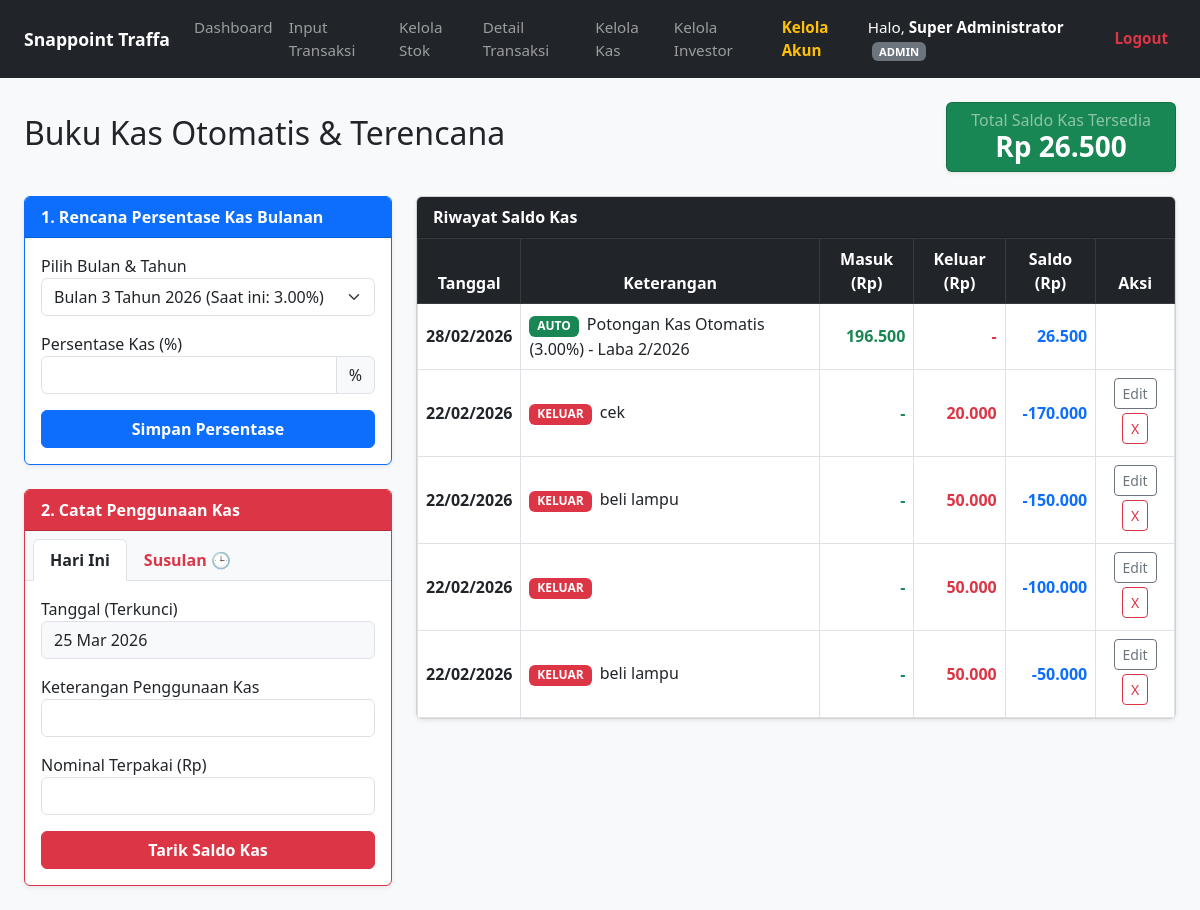
The app's page /kelola_kas.php (signed in) with its own data.
### tables this page shows
CREATE TABLE `buku_kas` (
  `id_kas` int(11) NOT NULL,
  `tanggal` date NOT NULL,
  `tipe` enum('MASUK','KELUAR') NOT NULL,
  `keterangan` varchar(255) NOT NULL,
  `nominal` decimal(15,2) NOT NULL,
  `waktu_input` datetime DEFAULT current_timestamp(),
  `is_edited` tinyint(1) DEFAULT 0,
  `alasan_edit` varchar(255) DEFAULT NULL,
  `waktu_edit` datetime DEFAULT NULL,
  `is_backdated` tinyint(1) DEFAULT 0,
  `alasan_backdate` varchar(255) DEFAULT NULL
);

### kelola_kas.php (the view, shortened to what this page needs)
<?php
require_once 'config.php';
$current_year = (int)date('Y');
$current_month = (int)date('n');
$stmtSetting = $pdo->query("SELECT * FROM setting_kas ORDER BY tahun ASC, bulan ASC");
$persen_map = [];
foreach($stmtSetting->fetchAll(PDO::FETCH_ASSOC) as $s) {
    $key = sprintf("%04d-%02d", $s['tahun'], $s['bulan']);
    $persen_map[$key] = $s['persentase'];
}
function getPersenKas($thn, $bln, $persen_map) {
    $target = sprintf("%04d-%02d", $thn, $bln);
    $last_val = 3;
    ksort($persen_map);
    foreach($persen_map as $k => $v) {
        if ($k <= $target) { $last_val = $v; } else { break; }
    }
    return $last_val;
}
$histori_kas = [];
$stmtRekap = $pdo->query("SELECT tahun, bulan, laba_bersih FROM rekap_laba_bulanan ORDER BY tahun ASC, bulan ASC");
foreach ($stmtRekap->fetchAll(PDO::FETCH_ASSOC) as $row) {
    $thn = (int)$row['tahun'];
    $bln = (int)$row['bulan'];
    $laba = $row['laba_bersih'];
    $is_completed = ($thn < $current_year) || ($thn == $current_year && $bln < $current_month);
    if ($is_completed && $laba > 0) {
        $persen = getPersenKas($thn, $bln, $persen_map);
        $nominal = $laba * ($persen / 100);
        $tgl_virtual = date("Y-m-t", strtotime("$thn-$bln-01"));
        $histori_kas[] = [
            'tanggal' => $tgl_virtual,
            'waktu_input' => "$tgl_virtual 23:59:59",
            'tipe' => 'MASUK_OTOMATIS',
            'keterangan' => "Potongan Kas Otomatis ($persen%) - Laba $bln/$thn",
            'masuk' => $nominal, 'keluar' => 0, 'id_kas' => null,
            'is_edited' => 0, 'is_backdated' => 0,
            'alasan_edit' => null, 'alasan_backdate' => null
        ];
    }
}
$stmtBukuKas = $pdo->query("SELECT * FROM buku_kas ORDER BY tanggal ASC, waktu_input ASC");
foreach ($stmtBukuKas->fetchAll(PDO::FETCH_ASSOC) as $row) {
    $histori_kas[] = [
        'tanggal' => $row['tanggal'],
        'waktu_input' => $row['waktu_input'],
        'tipe' => $row['tipe'],
        'keterangan' => $row['keterangan'],
        'masuk' => ($row['tipe'] == 'MASUK') ? $row['nominal'] : 0,
        'keluar' => ($row['tipe'] == 'KELUAR') ? $row['nominal'] : 0,
        'id_kas' => isset($row['id_kas']) ? $row['id_kas'] : null,
        'is_edited' => isset($row['is_edited']) ? $row['is_edited'] : 0,
        'alasan_edit' => isset($row['alasan_edit']) ? $row['alasan_edit'] : null,
        'is_backdated' => isset($row['is_backdated']) ? $row['is_backdated'] : 0,
        'alasan_backdate' => isset($row['alasan_backdate']) ? $row['alasan_backdate'] : null
    ];
}
usort($histori_kas, function($a, $b) { return strtotime($a['waktu_input']) - strtotime($b['waktu_input']); });
$saldo_berjalan = 0;
foreach ($histori_kas as $key => $row) {
    $saldo_berjalan += $row['masuk'];
    $saldo_berjalan -= $row['keluar'];
    $histori_kas[$key]['saldo'] = $saldo_berjalan;
}
$histori_kas = array_reverse($histori_kas);
?>
<!DOCTYPE html>
<html lang="id">
<head>
    <link href="https://cdn.jsdelivr.net/npm/bootstrap@5.3.0/dist/css/bootstrap.min.css" rel="stylesheet">
</head>
<body class="bg-light">
<?php include 'navbar.php'; ?>
<div class="container-fluid px-4">
    <div class="d-flex justify-content-between align-items-center mb-4">
        <h2>Buku Kas Otomatis & Terencana</h2>
        <div class="card bg-success text-white shadow-sm">
            <div class="card-body p-2 px-4 text-center">
                <h6 class="mb-0 text-white-50">Total Saldo Kas Tersedia</h6>
                <h3 class="mb-0 fw-bold">Rp <?= number_format($saldo_berjalan, 0, ',', '.') ?></h3>
            </div>
        </div>
    </div>
    <div class="row">
        <div class="col-xl-4 mb-4">
            <div class="card shadow-sm border-primary mb-4">
                <div class="card-header bg-primary text-white fw-bold">1. Rencana Persentase Kas Bulanan</div>
                <div class="card-body">
                    <form method="POST">
                        <div class="mb-3">
                            <label>Pilih Bulan & Tahun</label>
                            <select name="periode" class="form-select" required>
                                <?php for($i = -2; $i <= 2; $i++):
                                    $time = strtotime("$i months");
                                    $t = date('Y', $time); $b = date('n', $time);
                                    $persen_sekarang = getPersenKas($t, $b, $persen_map);
                                ?>
                                    <option value="<?= "$t-$b" ?>" <?= ($i == 0) ? 'selected' : '' ?>>
                                        Bulan <?= $b ?> Tahun <?= $t ?> (Saat ini: <?= $persen_sekarang ?>%)
                                    </option>
                                <?php endfor; ?>
                            </select>
                        </div>
                        <div class="mb-3">
                            <label>Persentase Kas (%)</label>
                            <div class="input-group">
                                <input type="number" step="0.1" name="persentase" class="form-control" required>
                                <span class="input-group-text">%</span>
                            </div>
                        </div>
                        <button type="submit" class="btn btn-primary w-100 fw-bold">Simpan Persentase</button>
                    </form>
                </div>
            </div>
            <div class="card shadow-sm border-danger">
                <div class="card-header bg-danger text-white fw-bold">2. Catat Penggunaan Kas</div>
                <div class="card-body p-0">
                    <ul class="nav nav-tabs bg-light pt-2 px-2" role="tablist">
                      <li class="nav-item"><button class="nav-link active text-dark fw-bold" data-bs-toggle="tab" data-bs-target="#kas_normal">Hari Ini</button></li>
                      <li class="nav-item"><button class="nav-link text-danger fw-bold" data-bs-toggle="tab" data-bs-target="#kas_susulan">Susulan 🕒</button></li>
                    </ul>
                    <div class="tab-content p-3">
                        <div class="tab-pane fade show active" id="kas_normal">
                            <form method="POST">
                                <div class="mb-3"><label>Tanggal (Terkunci)</label><input type="text" class="form-control bg-light" value="<?= date('d M Y') ?>" readonly></div>
                                <div class="mb-3"><label>Keterangan Penggunaan Kas</label><input type="text" name="keterangan_normal" class="form-control" required></div>
                                <div class="mb-3"><label>Nominal Terpakai (Rp)</label><input type="number" name="nominal" class="form-control" required></div>
                                <button type="submit" class="btn btn-danger w-100 fw-bold">Tarik Saldo Kas</button>
                            </form>
                        </div>
                    </div>
                </div>
            </div>
        </div>
        <div class="col-xl-8">
            <div class="card shadow-sm">
                <div class="card-header bg-dark text-white fw-bold">Riwayat Saldo Kas</div>
                <div class="card-body p-0">
                    <div class="table-responsive">
                        <table class="table table-hover table-bordered align-middle mb-0">
                            <thead class="text-center table-dark">
                                <tr>
                                    <th>Tanggal</th>
                                    <th>Keterangan</th>
                                    <th>Masuk (Rp)</th>
                                    <th>Keluar (Rp)</th>
                                    <th>Saldo (Rp)</th>
                                    <th>Aksi</th>
                                </tr>
                            </thead>
                            <tbody>
                                <?php if(count($histori_kas) > 0): ?>
                                    <?php foreach($histori_kas as $kas): ?>
                                    <tr>
                                        <td class="text-center" style="white-space: nowrap;"><span class="fw-bold"><?= date('d/m/Y', strtotime($kas['tanggal'])) ?></span></td>
                                        <td>
                                            <?php if($kas['tipe'] == 'MASUK_OTOMATIS'): ?><span class="badge bg-success me-1">AUTO</span>
                                            <?php else: ?><span class="badge bg-danger me-1">KELUAR</span><?php endif; ?>
                                            <?= htmlspecialchars($kas['keterangan']) ?>
                                        </td>
                                        <td class="text-end text-success fw-bold"><?= $kas['masuk'] > 0 ? number_format($kas['masuk'], 0, ',', '.') : '-' ?></td>
                                        <td class="text-end text-danger fw-bold"><?= $kas['keluar'] > 0 ? number_format($kas['keluar'], 0, ',', '.') : '-' ?></td>
                                        <td class="text-end fw-bold text-primary"><?= number_format($kas['saldo'], 0, ',', '.') ?></td>
                                        <td class="text-center">
                                            <?php if($kas['id_kas'] !== null): ?>
                                                <button class="btn btn-sm btn-outline-secondary mb-1" data-bs-toggle="modal" data-bs-target="#editKasModal<?= $kas['id_kas'] ?>">Edit</button>
                                                <button class="btn btn-sm btn-outline-danger mb-1" data-bs-toggle="modal" data-bs-target="#hapusKasModal<?= $kas['id_kas'] ?>">X</button>
                                            <?php endif; ?>
                                        </td>
                                    </tr>
                                    <?php endforeach; ?>
                                <?php else: ?>
                                    <tr><td colspan="6" class="text-center py-4">Belum ada riwayat perputaran uang kas.</td></tr>
                                <?php endif; ?>
                            </tbody>
                        </table>
                    </div>
                </div>
            </div>
        </div>
    </div>
</div>
</body>
</html>

### records on screen
buku_kas: tanggal "22/02/2026", tipe "KELUAR", keterangan "cek", nominal "20.000", saldo "-170.000"
buku_kas: tanggal "22/02/2026", tipe "KELUAR", keterangan "beli lampu", nominal "50.000", saldo "-150.000"
buku_kas: tanggal "22/02/2026", tipe "KELUAR", nominal "50.000", saldo "-100.000"
buku_kas: tanggal "22/02/2026", tipe "KELUAR", keterangan "beli lampu", nominal "50.000", saldo "-50.000"

### other values on screen
$_SESSION['nama_lengkap'] "Super Administrator"
$role "ADMIN"
$saldo_berjalan "26.500"
date('d/m/Y', strtotime($kas['tanggal'])) "28/02/2026"
$kas['keterangan'] "Potongan Kas Otomatis (3.00%) - Laba 2/2026"
$kas['masuk'] "196.500"
$kas['saldo'] "26.500"
